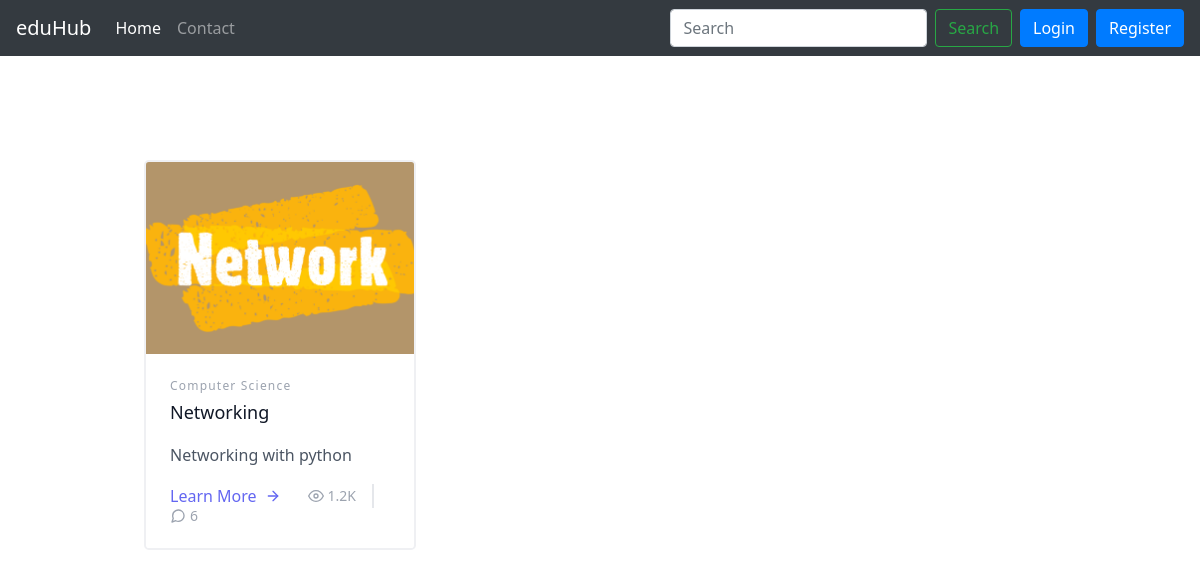
/, run on an earlier commit of the app's database.
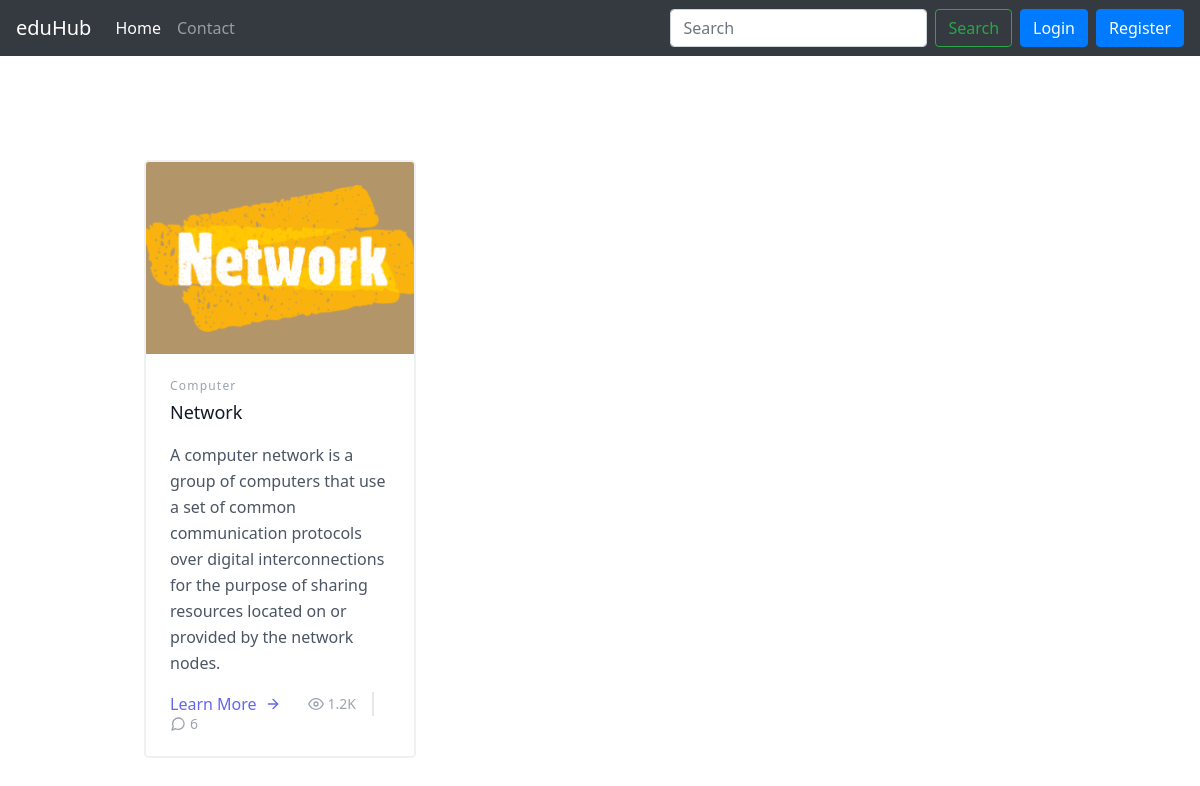
And on a later commit of the database.
### eduHub/models.py (models this page shows, shortened)
class Course(models.Model):
    thumbnail = models.ImageField(upload_to='thumbnails')
    desc = models.TextField()
    title = models.TextField(default="")
    category = models.TextField(default="")
    posts = models.ManyToManyField(Post, blank=True, null=True)
    id = models.AutoField(primary_key=True)

### eduHub/views.py (the view)
# urls.py: path("", views.index, name="index"),
def index(request):
    return render(request, "index.html", {
        "Course":Course.objects.all()
    })

### eduHub/templates/index.html (shortened to what this page needs)
{% extends "layout.html" %}
{% load static %}
{% block nav-home %}
<li class="nav-item active">
    <a class="nav-link" href="/">Home <span class="sr-only">(current)</span></a>
</li>
{% endblock nav-home %}
{% block body %}
<section class="text-gray-600 body-font">
    <div class="container px-5 py-24 mx-auto">
      <div class="flex flex-wrap -m-4">
        {% for course in Course %}
        <div class="p-4 md:w-1/3">
          <div class="h-full border-2 border-gray-200 border-opacity-60 rounded-lg overflow-hidden">
            <img class="lg:h-48 md:h-36 w-full object-cover object-center" src="{{course.thumbnail.url}}" alt="blog">
            <div class="p-6">
              <h2 class="tracking-widest text-xs title-font font-medium text-gray-400 mb-1">{{course.category}}</h2>
              <h1 class="title-font text-lg font-medium text-gray-900 mb-3">{{course.title}}</h1>
              <p class="leading-relaxed mb-3">{{course.desc}}</p>
              <div class="flex items-center flex-wrap ">
                <a class="text-indigo-500 inline-flex items-center md:mb-2 lg:mb-0">Learn More
                  <svg class="w-4 h-4 ml-2" viewBox="0 0 24 24" stroke="currentColor" stroke-width="2" fill="none" stroke-linecap="round" stroke-linejoin="round">
                    <path d="M5 12h14"></path>
                    <path d="M12 5l7 7-7 7"></path>
                  </svg>
                </a>
                <span class="text-gray-400 mr-3 inline-flex items-center lg:ml-auto md:ml-0 ml-auto leading-none text-sm pr-3 py-1 border-r-2 border-gray-200">
                  <svg class="w-4 h-4 mr-1" stroke="currentColor" stroke-width="2" fill="none" stroke-linecap="round" stroke-linejoin="round" viewBox="0 0 24 24">
                    <path d="M1 12s4-8 11-8 11 8 11 8-4 8-11 8-11-8-11-8z"></path>
                    <circle cx="12" cy="12" r="3"></circle>
                  </svg>1.2K
                </span>
                <span class="text-gray-400 inline-flex items-center leading-none text-sm">
                  6
                </span>
              </div>
            </div>
          </div>
        </div>
        {% endfor %}
      </div>
    </div>
</section>
{% endblock %}

What changed in the data, as far as the page shows it:
changed Course: category "Computer Science" → "Computer"; title "Networking" → "Network"; desc "Networking with python" → "A computer network is a group of computers that use a set of common communication protocols over digital interconnections for the purpose of sharing resources located on or provided by the network nodes."
